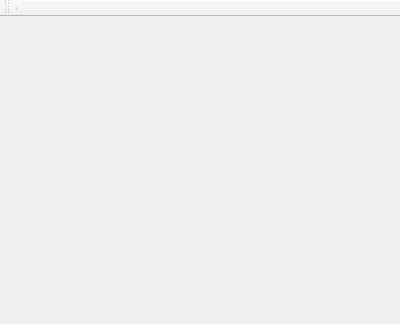
<?xml version="1.0" encoding="UTF-8"?>
<ui version="4.0">
 <class>Cryptocompanion</class>
 <widget class="QMainWindow" name="Cryptocompanion">
  <property name="geometry">
   <rect>
    <x>0</x>
    <y>0</y>
    <width>400</width>
    <height>324</height>
   </rect>
  </property>
  <property name="windowTitle">
   <string>Cryptocompanion</string>
  </property>
  <widget class="QWidget" name="centralWidget"/>
  <widget class="QMenuBar" name="menuBar">
   <property name="geometry">
    <rect>
     <x>0</x>
     <y>0</y>
     <width>400</width>
     <height>22</height>
    </rect>
   </property>
  </widget>
  <widget class="QToolBar" name="mainToolBar">
   <attribute name="toolBarArea">
    <enum>TopToolBarArea</enum>
   </attribute>
   <attribute name="toolBarBreak">
    <bool>false</bool>
   </attribute>
   <addaction name="separator"/>
  </widget>
  <action name="actionDupa">
   <property name="text">
    <string>Dupa</string>
   </property>
  </action>
 </widget>
 <layoutdefault spacing="6" margin="11"/>
 <resources/>
 <connections/>
</ui>
